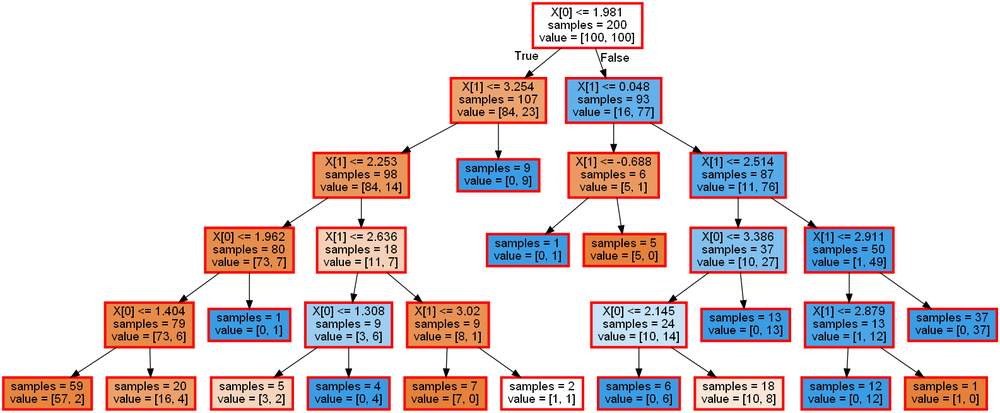
#> input picture img/tree_src_h.png, 1000 x 413 px, shrunk from 1585 x 655 before the run, found by its file name
$ jupyter execute --allow-errors SupervisedTL_synth_GaussCL.ipynb   (shell and % lines are left out)
#> lines starting #> are read from the running program, lines starting #| are printed output that depends on the picture
### plot_utils.py
# -*- coding: utf-8 -*-
"""
@author: Mounir
"""
import numpy as np
import matplotlib.pyplot as plt
import seaborn as sns

def label_func(x,beta=2,noise=0.1):
    return beta*x + noise * np.random.randn(len(x))

def gaussian(x, mu=0., s=1.):
    return 1./np.sqrt( 2. * np.pi * s**2 ) * np.exp( -(x-mu)**2 / ( 2. * s**2 ) )

def plot_dots(ax,X,Y, title='Source data', alpha=0.8, s=20, marker='o'):

#> called with X = array of shape (200, 2), Y = array of shape (200,), title = 'Source data', alpha = 0.8, s = 20, marker = 'o'
    colors = ['tab:blue','tab:orange','tab:green','tab:red','tab:purple']

    nc = len(set(Y))
    L = list(set(Y))

    for i in range(nc):

        inds_ = np.where(Y==L[i])[0]
        ax.scatter(X[inds_, 0], X[inds_, 1],edgecolor='black',c=colors[i],label='class '+str(i),alpha=alpha, s=s, marker=marker)


    ax.set_title(title)
    ax.legend()

    #plt.show()

def plot_dec_func(ax, clf, x_min, x_max, y_min, y_max, plot_step = 0.01,alpha=0.8,cmap="tab10",title='Source data',nc=4):
    xx, yy = np.meshgrid(np.arange(x_min, x_max, plot_step),np.arange(y_min, y_max, plot_step))

    #Source decision function:
    ypred_src = clf.predict(np.c_[xx.ravel(), yy.ravel()])
    ypred_src = ypred_src.reshape(xx.shape)

    colors = ['tab:blue','tab:orange','tab:green','tab:red','tab:purple']

    ax.contour(xx, yy, ypred_src, levels=nc, linewidths=0.5, colors='k')
    ax.contourf(xx, yy, ypred_src, levels=nc, colors=colors, alpha=alpha)

    ax.set_title(title)
    #ax.legend()
    #plt.show()

# [145 lines left out: functions plot_1d_func, plot_dec_func_explicite, show_reg1d, not called in this run]

### SupervisedTL_synth_GaussCL.ipynb
<a href="https://colab.research.google.com/github/antoinedemathelin/ecas2025-transfer-learning/blob/main/SupervisedTL_synth_GaussCL.ipynb" target="_parent"></a>

<h1>Supervised transfer learning on synthetic data</h1>

[cell 1]
import sys
sys.path.append("./ecas2025-transfer-learning/")

[cell 2]
import sys
import copy
import pandas as pd
import  numpy as np
import sklearn.metrics as metr
import sklearn.model_selection as select
from sklearn.model_selection import train_test_split
from sklearn.tree import DecisionTreeClassifier
from sklearn.ensemble import RandomForestClassifier
from sklearn.metrics import roc_auc_score
import matplotlib.pyplot as plt
import seaborn as sns
import copy

[cell 3]
#!pip install adapt
#import adapt._tree_utils as ut
from adapt.parameter_based import TransferTreeClassifier, TransferForestClassifier
from adapt.parameter_based  import TransferTreeSelector, TransferForestSelector

<h2>Supervised transfer learning on linear models </h2><a name="lin_m"></a>

<h3>Supervised transfer learning for 1-d regression : </h3><a name="reg"></a>

#### Example 1 : affine regression function with normal distribution <a name="ex1_reg"></a>

[cell 4]
from plot_utils import plot_dots, plot_dec_func, show_reg1d, plot_1d_func, plot_dec_func_explicite

<h3>Example 2 : decision tree for two gaussian clusters classification </h3><a name="dt_2clust"></a>

### Unique decision tree / One gaussian cluster per class

[cell 5]
np.random.seed(0)

# Generate training source data
ns = 200
ns_perclass = ns // 2
mean_1 = (1, 1)
var_1 = np.diag([1, 1])
mean_2 = (3, 3)
var_2 = np.diag([2, 2])
Xs = np.r_[np.random.multivariate_normal(mean_1, var_1, size=ns_perclass),
           np.random.multivariate_normal(mean_2, var_2, size=ns_perclass)]
ys = np.zeros(ns)
ys[ns_perclass:] = 1

ns_test = 1000
ns_test_perclass = ns_test // 2
Xs_test = np.r_[np.random.multivariate_normal(mean_1, var_1, size=ns_test_perclass),
                np.random.multivariate_normal(mean_2, var_2, size=ns_test_perclass)]
ys_test = np.zeros(ns_test)
ys_test[ns_test_perclass:] = 1

# Generate training target data
nt = 50

# balanced
nt_0 = nt // 2

mean_1 = (6, 3)
var_1 = np.diag([4, 1])
mean_2 = (5, 5)
var_2 = np.diag([1, 3])
Xt = np.r_[np.random.multivariate_normal(mean_1, var_1, size=nt_0),
           np.random.multivariate_normal(mean_2, var_2, size=nt - nt_0)]
yt = np.zeros(nt)
yt[nt_0:] = 1
# Generate testing target data
nt_test = 1000
nt_test_perclass = nt_test // 2
Xt_test = np.r_[np.random.multivariate_normal(mean_1, var_1, size=nt_test_perclass),
                np.random.multivariate_normal(mean_2, var_2, size=nt_test_perclass)]
yt_test = np.zeros(nt_test)
yt_test[nt_test_perclass:] = 1

[cell 6]
np.random.seed(0)

methods = [
    'relab',
    'ser',
    'strut'
]
labels = [
    'relab',
    '$SER$',
    '$STRUT$'
]

MAX_DEPTH = 5
clf_source = DecisionTreeClassifier(max_depth=MAX_DEPTH)
clf_source.fit(Xs, ys)
clf_target = DecisionTreeClassifier(max_depth=MAX_DEPTH)
clf_target.fit(Xt, yt)

score_src_src = clf_source.score(Xs_test, ys_test)
score_src_tgt = clf_source.score(Xt_test, yt_test)

score_tgt_src = clf_target.score(Xs_test, ys_test)
score_tgt_tgt = clf_target.score(Xs_test, ys_test)

print('Testing score Source model on Source data: {:.3f}'.format(score_src_src))
print('Testing score Source model on Target data: {:.3f}'.format(score_src_tgt))

clfs = []
scores = []
auc_scores = []

#> (the rest of this cell did not finish here and is left out)

[cell 7]
fig, ax = plt.subplots(nrows=1, ncols=2,figsize=(6, 3))
plot_dots(ax[0],Xs,ys, title='Source data')
plot_dots(ax[1],Xt,yt, title='Target data')
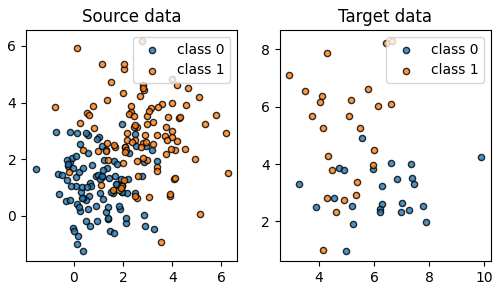
#> figure drawn by matplotlib, 2 panels

[cell 8]
# Plot decision functions

plot_step = 0.01

fig, ax = plt.subplots(nrows=1, ncols=len(methods) + 2, figsize=(30, 10))

x_min, x_max = Xs[:, 0].min() - 1, Xs[:, 0].max() + 1
y_min, y_max = Xs[:, 1].min() - 1, Xs[:, 1].max() + 1

plot_dec_func(ax[0], clf_source,  x_min, x_max, y_min, y_max, plot_step = plot_step, title='Source model',nc=1)
plot_dots(ax[0],Xs,ys, title='Source data')
ax[0].set_title('Model: Source\nAcc on source data: {:.2f}'.format(np.mean(score_src_src)),
                fontsize=15)

x_min, x_max = Xt[:, 0].min() - 1, Xt[:, 0].max() + 1
y_min, y_max = Xt[:, 1].min() - 1, Xt[:, 1].max() + 1

plot_dec_func(ax[1], clf_target,  x_min, x_max, y_min, y_max, plot_step = plot_step, title='Target model',nc=1)
plot_dots(ax[1],Xt,yt, title='Source data')
ax[1].set_title('Model: Target\nAcc on target data: {:.2f}'.format(np.mean(score_src_tgt)),
                fontsize=15)


# Plot transfer models
for i, (method, label, score) in enumerate(zip(methods, labels, scores)):
    clf_transfer = clfs[i]

    plot_dec_func(ax[i+2], clf_transfer,  x_min, x_max, y_min, y_max, plot_step = plot_step, title=label,nc=1)
    plot_dots(ax[i+2],Xt,yt, title=label)
    ax[i + 2].set_title('Model: {}\nAcc on target data: {:.2f}'.format(label, score),
                        fontsize=15)

plt.show()
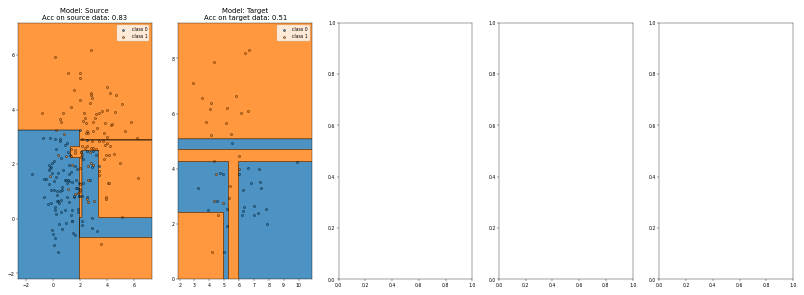
#> figure drawn by matplotlib, 2 panels

[cell 9]
from sklearn.tree import export_graphviz as exp_draw
from matplotlib import image
import subprocess
import os

from tree_plot_utils import TreeDot, highlight_different_nodes

your_path = './img/'
your_path = './ecas2025-transfer-learning/img/'''

### Following code displays the different generated trees and highlights their differences.
### It uses 'graphviz', a software for gaphs visualization
### See https://graphviz.org/ for installation

"""
file_out = exp_draw(clf_source,out_file=your_path+'tree_src.dot',filled=True,impurity=False)
file_out = exp_draw(clf_ser.estimator_,out_file=your_path+'tree_ser.dot',filled=True,impurity=False)
file_out = exp_draw(clf_strut.estimator_,out_file=your_path+'tree_strut.dot',filled=True,impurity=False)


os.system('dot -Tpng '+your_path+'tree_src.dot -o '+your_path+'tree_src.png')
os.system('dot -Tpng '+your_path+'tree_ser.dot -o '+your_path+'tree_ser.png')
os.system('dot -Tpng '+your_path+'tree_strut.dot -o '+your_path+'tree_strut.png')

tree_img = image.imread(your_path+'tree_src.png')
tree_ser_img = image.imread(your_path+'tree_ser.png')
tree_strut_img = image.imread(your_path+'tree_strut.png')

T_D_src = TreeDot('tree_src.dot',your_path)
T_D_ser = TreeDot('tree_ser.dot',your_path)
T_D_strut = TreeDot('tree_strut.dot',your_path)

l1,l2 = highlight_different_nodes(clf_source,clf_ser.estimator_,0,0)


T_D_src._change_color(l1,'red','color',out_file='tree_src_updated.dot')
T_D_src = TreeDot('tree_src_updated.dot',your_path)
T_D_src._add_attribute(l1,'penwidth',3,out_file='tree_src_updated.dot')

T_D_ser._change_color(l2,'red','color',out_file='tree_ser_updated.dot')
T_D_ser = TreeDot('tree_ser_updated.dot',your_path)
T_D_ser._add_attribute(l2,'penwidth',3,out_file='tree_ser_updated.dot')

os.system('dot -Tpng '+your_path+'tree_src_updated.dot -o '+your_path+'tree_src_h.png')
os.system('dot -Tpng '+your_path+'tree_ser_updated.dot -o '+your_path+'tree_ser_h.png')

tree_src = image.imread(your_path+'tree_src_h.png')
tree_ser = image.imread(your_path+'tree_ser_h.png')

T_D_src = TreeDot('tree_src.dot',your_path)
T_D_ser = TreeDot('tree_ser.dot',your_path)
T_D_strut = TreeDot('tree_strut.dot',your_path)

l1,l2 = highlight_different_nodes(clf_source,clf_strut.estimator_,0,0,soft=True)


T_D_src._change_color(l1,'red','color',out_file='tree_src_updated2.dot')
T_D_src = TreeDot('tree_src_updated2.dot',your_path)
T_D_src._add_attribute(l1,'penwidth',3,out_file='tree_src_updated2.dot')

T_D_strut._change_color(l2,'red','color',out_file='tree_strut_updated.dot')
T_D_strut = TreeDot('tree_strut_updated.dot',your_path)
T_D_strut._add_attribute(l2,'penwidth',3,out_file='tree_strut_updated.dot')

os.system('dot -Tpng '+your_path+'tree_src_updated2.dot -o '+your_path+'tree_src_h2.png')
os.system('dot -Tpng '+your_path+'tree_strut_updated.dot -o '+your_path+'tree_strut_h.png')

tree_src2 = image.imread(your_path+'tree_src_h2.png')
tree_strut = image.imread(your_path+'tree_strut_h.png')
"""

[cell 10]
plt.imshow(image.imread(your_path+'tree_src_h.png'))

[cell 11]
plt.imshow(image.imread(your_path+'tree_ser_h.png'))
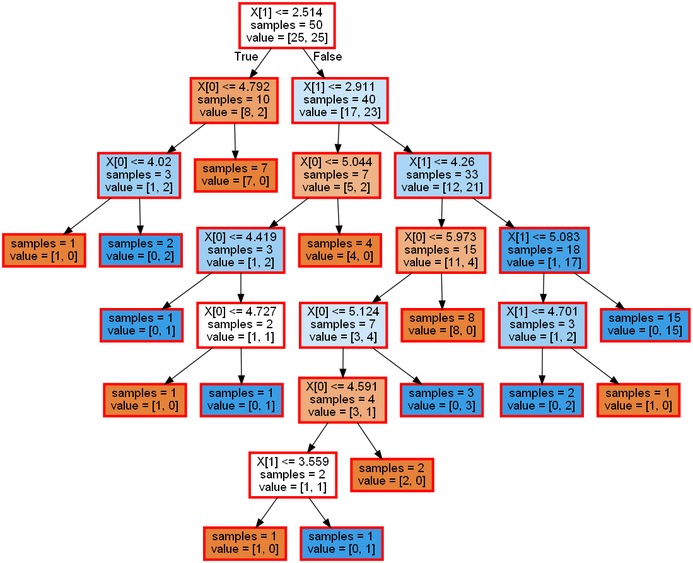
#> input picture img/tree_ser_h.png, 693 x 563 px, shrunk from 1099 x 892 before the run, found by its file name

[cell 12]
plt.imshow(image.imread(your_path+'tree_src_h2.png'))
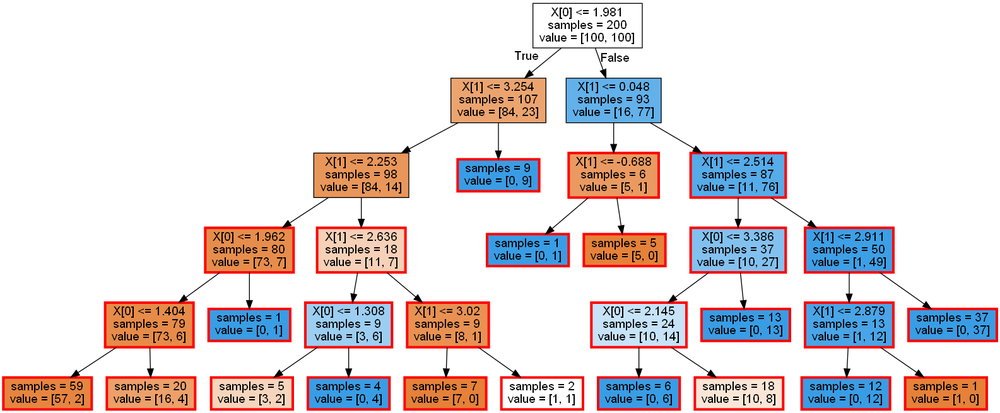
#> input picture img/tree_src_h2.png, 1000 x 413 px, shrunk from 1585 x 655 before the run, found by its file name

[cell 13]
plt.imshow(image.imread(your_path+'tree_strut_h.png'))
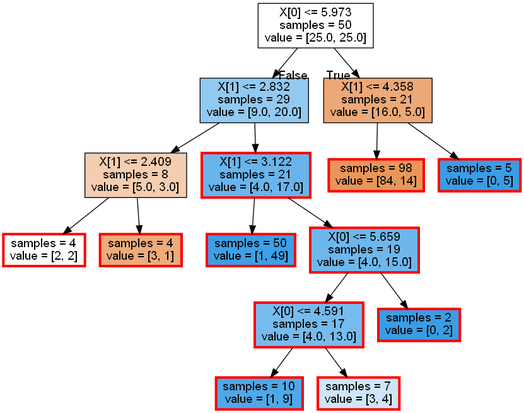
#> input picture img/tree_strut_h.png, 524 x 413 px, shrunk from 831 x 655 before the run, found by its file name

<h3>Example 3 : random forest for numerous gaussian clusters classification </h3><a name="rf_clust"></a>

[cell 14]
from generate_synth_utils import create_N_clusters, create_clusters, translate_N_clusters, shrink_N_clusters
from generate_synth_utils import delete_N_clusters, add_N_clusters, generate_samples

[cell 15]
np.random.seed(0)
N0=5
N1=5

n_source_by_c = 50
n_target_by_c = 10

#> (the rest of this cell did not finish here and is left out)

[cell 16]
fig, ax = plt.subplots(nrows=1, ncols=2,figsize=(12, 6))
plot_dots(ax[0],Xs,ys, title='Source data')
plot_dots(ax[1],Xt,yt, title='Target data')
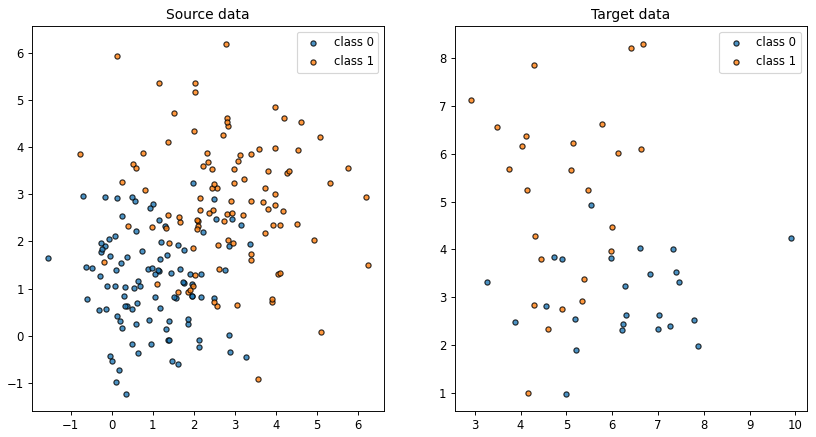
#> figure drawn by matplotlib, 2 panels

[cell 17]
MAX = 5
K_FOLD = 10
N_EST = 10

# Source and Target classifiers :
clf_source = RandomForestClassifier(n_estimators=N_EST,max_depth=MAX)
clf_target = RandomForestClassifier(n_estimators=N_EST,max_depth=MAX)


#K folds coss-validation:
skf = select.StratifiedKFold(n_splits=K_FOLD)

score_src = np.zeros(K_FOLD)
score_src_tgt = np.zeros(K_FOLD)
score_tgt_src = np.zeros(K_FOLD)
score_tgt = np.zeros(K_FOLD)

k=0
for train, test in skf.split(Xs, ys):
    X_src_train, Y_src_train, X_src_test, Y_src_test = Xs[train], ys[train], Xs[test], ys[test]
    clf_source.fit(X_src_train, Y_src_train)
    score_src[k] = clf_source.score(X_src_test, Y_src_test)
    score_src_tgt[k] = clf_source.score(Xt, yt)

    k+=1

k=0
for train, test in skf.split(Xt, yt):
    X_tgt_train, Y_tgt_train, X_tgt_test, Y_tgt_test = Xt[train], yt[train], Xt[test], yt[test]
    clf_target.fit(X_tgt_train, Y_tgt_train)
    score_tgt[k] = clf_target.score(X_tgt_test, Y_tgt_test)
    score_tgt_src[k] = clf_target.score(Xs, ys)

    k+=1

print('Score Target model: {:.3f}'.format(np.mean(score_tgt)))
print('Score Source model: {:.3f}'.format(np.mean(score_src)))
print('Score Source model on Target: {:.3f}'.format(np.mean(score_src_tgt)))
#print('Score Target model on Source: {:.3f}'.format(np.mean(score_tgt_src)))

[cell 18]
clf_src = copy.deepcopy(clf_source)

#> (the rest of this cell did not finish here and is left out)

[cell 19]
algo_list = ['src','trgt','relab','ser','strut']
n_versions = len(algo_list)
DT_only = False
RF_SIZE = 10

auc_score_strf = np.zeros(K_FOLD)
auc_score_strut = np.zeros(K_FOLD)
auc_score_ser = np.zeros(K_FOLD)
auc_score_strf_src = np.zeros(K_FOLD)
auc_score_strut_src = np.zeros(K_FOLD)
auc_score_ser_src = np.zeros(K_FOLD)

score_strf = np.zeros(K_FOLD)
score_strut = np.zeros(K_FOLD)
score_ser = np.zeros(K_FOLD)

count_ind = np.zeros((K_FOLD,n_versions))

k=0
#> (the rest of this cell did not finish here and is left out)

[cell 20]
df = pd.DataFrame(count_ind, columns = algo_list)
ax = sns.barplot(data=df)
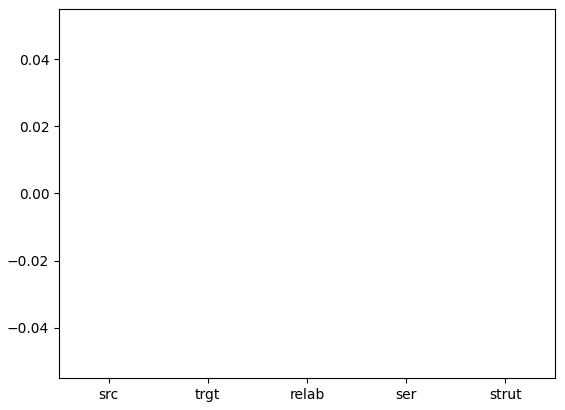
#> figure drawn by matplotlib, 1 panel

#### Redrawing new clusters (no link between Source/Target) <a name="rf_tgt"></a>

[cell 21]
np.random.seed(0)
N0=5
N1=5

n_source_by_c = 50
n_target_by_c = 10

#> (the rest of this cell did not finish here and is left out)

[cell 22]
fig, ax = plt.subplots(nrows=1, ncols=2,figsize=(12, 6))
plot_dots(ax[0],Xs,ys, title='Source data')
plot_dots(ax[1],Xt,yt, title='Target data')

[cell 23]
MAX = 5
K_FOLD = 10
N_EST = 10

# Source and Target classifiers :
clf_source = RandomForestClassifier(n_estimators=N_EST,max_depth=MAX)
clf_target = RandomForestClassifier(n_estimators=N_EST,max_depth=MAX)


#K folds coss-validation:
skf = select.StratifiedKFold(n_splits=K_FOLD)

score_src = np.zeros(K_FOLD)
score_src_tgt = np.zeros(K_FOLD)
score_tgt_src = np.zeros(K_FOLD)
score_tgt = np.zeros(K_FOLD)

k=0
for train, test in skf.split(Xs, ys):
    X_src_train, Y_src_train, X_src_test, Y_src_test = Xs[train], ys[train], Xs[test], ys[test]
    clf_source.fit(X_src_train, Y_src_train)
    score_src[k] = clf_source.score(X_src_test, Y_src_test)
    score_src_tgt[k] = clf_source.score(Xt, yt)

    k+=1

k=0
for train, test in skf.split(Xt, yt):
    X_tgt_train, Y_tgt_train, X_tgt_test, Y_tgt_test = Xt[train], yt[train], Xt[test], yt[test]
    clf_target.fit(X_tgt_train, Y_tgt_train)
    score_tgt[k] = clf_target.score(X_tgt_test, Y_tgt_test)
    score_tgt_src[k] = clf_target.score(Xs, ys)

    k+=1

print('Score Target model: {:.3f}'.format(np.mean(score_tgt)))
print('Score Source model: {:.3f}'.format(np.mean(score_src)))
print('Score Source model on Target: {:.3f}'.format(np.mean(score_src_tgt)))
#print('Score Target model on Source: {:.3f}'.format(np.mean(score_tgt_src)))

[cell 24]
clf_src = copy.deepcopy(clf_source)

#> (the rest of this cell did not finish here and is left out)

[cell 25]
algo_list = ['src','trgt','relab','ser','strut']
n_versions = len(algo_list)
DT_only = False
RF_SIZE = 10

auc_score_strf = np.zeros(K_FOLD)
auc_score_strut = np.zeros(K_FOLD)
auc_score_ser = np.zeros(K_FOLD)
auc_score_strf_src = np.zeros(K_FOLD)
auc_score_strut_src = np.zeros(K_FOLD)
auc_score_ser_src = np.zeros(K_FOLD)

score_strf = np.zeros(K_FOLD)
score_strut = np.zeros(K_FOLD)
score_ser = np.zeros(K_FOLD)

count_ind = np.zeros((K_FOLD,n_versions))

k=0
#> (the rest of this cell did not finish here and is left out)

[cell 26]
df = pd.DataFrame(count_ind, columns = algo_list)
ax = sns.barplot(data=df)

#### Translations between Source and Target <a name="rf_translation"></a>

[cell 27]
np.random.seed(0)
N0=5
N1=5

n_source_by_c = 50
n_target_by_c = 10

#> (the rest of this cell did not finish here and is left out)

[cell 28]
fig, ax = plt.subplots(nrows=1, ncols=2,figsize=(12, 6))
plot_dots(ax[0],Xs,ys, title='Source data')
plot_dots(ax[1],Xt,yt, title='Target data')

[cell 29]
MAX = 5
K_FOLD = 10
N_EST = 10

# Source and Target classifiers :
clf_source = RandomForestClassifier(n_estimators=N_EST,max_depth=MAX)
clf_target = RandomForestClassifier(n_estimators=N_EST,max_depth=MAX)


#K folds coss-validation:
skf = select.StratifiedKFold(n_splits=K_FOLD)

score_src = np.zeros(K_FOLD)
score_src_tgt = np.zeros(K_FOLD)
score_tgt_src = np.zeros(K_FOLD)
score_tgt = np.zeros(K_FOLD)

k=0
for train, test in skf.split(Xs, ys):
    X_src_train, Y_src_train, X_src_test, Y_src_test = Xs[train], ys[train], Xs[test], ys[test]
    clf_source.fit(X_src_train, Y_src_train)
    score_src[k] = clf_source.score(X_src_test, Y_src_test)
    score_src_tgt[k] = clf_source.score(Xt, yt)

    k+=1

k=0
for train, test in skf.split(Xt, yt):
    X_tgt_train, Y_tgt_train, X_tgt_test, Y_tgt_test = Xt[train], yt[train], Xt[test], yt[test]
    clf_target.fit(X_tgt_train, Y_tgt_train)
    score_tgt[k] = clf_target.score(X_tgt_test, Y_tgt_test)
    score_tgt_src[k] = clf_target.score(Xs, ys)

    k+=1

print('Score Target model: {:.3f}'.format(np.mean(score_tgt)))
print('Score Source model: {:.3f}'.format(np.mean(score_src)))
print('Score Source model on Target: {:.3f}'.format(np.mean(score_src_tgt)))
#print('Score Target model on Source: {:.3f}'.format(np.mean(score_tgt_src)))

[cell 30]
clf_src = copy.deepcopy(clf_source)

#> (the rest of this cell did not finish here and is left out)

[cell 31]
algo_list = ['src','trgt','relab','ser','strut']
n_versions = len(algo_list)
DT_only = False
RF_SIZE = 10

auc_score_strf = np.zeros(K_FOLD)
auc_score_strut = np.zeros(K_FOLD)
auc_score_ser = np.zeros(K_FOLD)
auc_score_strf_src = np.zeros(K_FOLD)
auc_score_strut_src = np.zeros(K_FOLD)
auc_score_ser_src = np.zeros(K_FOLD)

score_strf = np.zeros(K_FOLD)
score_strut = np.zeros(K_FOLD)
score_ser = np.zeros(K_FOLD)

count_ind = np.zeros((K_FOLD,n_versions))

k=0
#> (the rest of this cell did not finish here and is left out)

[cell 32]
df = pd.DataFrame(count_ind, columns = algo_list)
ax = sns.barplot(data=df)

#### Addition/deletion of clusters <a name="rf_add_del"></a>

[cell 33]
np.random.seed(0)

N0 = 10
N1 = 10

n_source_by_c = 50
n_target_by_c = 10

#> (the rest of this cell did not finish here and is left out)

[cell 34]
fig, ax = plt.subplots(nrows=1, ncols=2,figsize=(12, 6))
plot_dots(ax[0],Xs,ys, title='Source data')
plot_dots(ax[1],Xt,yt, title='Target data')

[cell 35]
MAX = 5
K_FOLD = 10
N_EST = 10

# Source and Target classifiers :
clf_source = RandomForestClassifier(n_estimators=N_EST,max_depth=MAX)
clf_target = RandomForestClassifier(n_estimators=N_EST,max_depth=MAX)


#K folds coss-validation:
skf = select.StratifiedKFold(n_splits=K_FOLD)

score_src = np.zeros(K_FOLD)
score_src_tgt = np.zeros(K_FOLD)
score_tgt_src = np.zeros(K_FOLD)
score_tgt = np.zeros(K_FOLD)

k=0
for train, test in skf.split(Xs, ys):
    X_src_train, Y_src_train, X_src_test, Y_src_test = Xs[train], ys[train], Xs[test], ys[test]
    clf_source.fit(X_src_train, Y_src_train)
    score_src[k] = clf_source.score(X_src_test, Y_src_test)
    score_src_tgt[k] = clf_source.score(Xt, yt)

    k+=1

k=0
for train, test in skf.split(Xt, yt):
    X_tgt_train, Y_tgt_train, X_tgt_test, Y_tgt_test = Xt[train], yt[train], Xt[test], yt[test]
    clf_target.fit(X_tgt_train, Y_tgt_train)
    score_tgt[k] = clf_target.score(X_tgt_test, Y_tgt_test)
    score_tgt_src[k] = clf_target.score(Xs, ys)

    k+=1

print('Score Target model: {:.3f}'.format(np.mean(score_tgt)))
print('Score Source model: {:.3f}'.format(np.mean(score_src)))
print('Score Source model on Target: {:.3f}'.format(np.mean(score_src_tgt)))
#print('Score Target model on Source: {:.3f}'.format(np.mean(score_tgt_src)))
